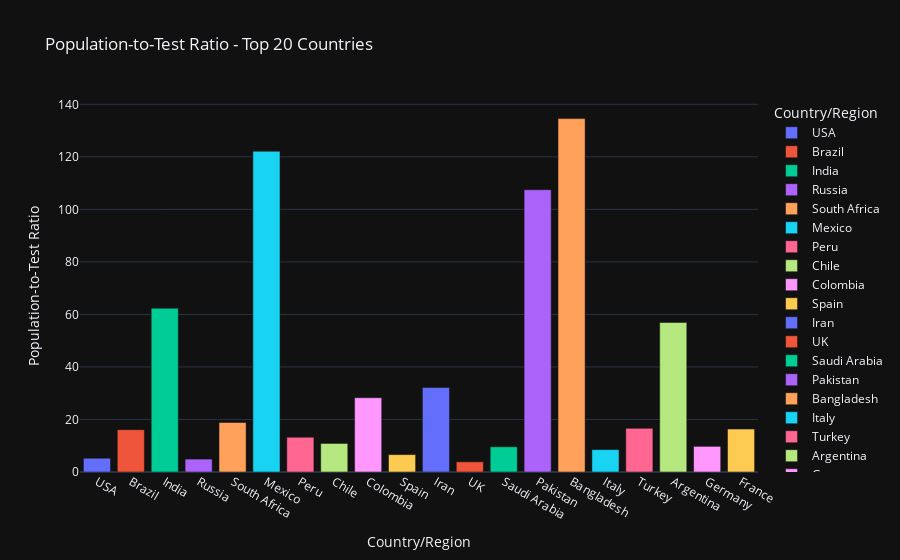

The code cell stored with this chart in its notebook:
### Code cell
#I will visualize only the top 20 countries
fig = px.bar(world_data.iloc[0:20], x= 'Country/Region', y=pop_test_ratio[0:20], color='Country/Region', title = 'Pop to test done ratio' )
# Customize the layout
fig.update_layout(
    title='Population-to-Test Ratio - Top 20 Countries',
    xaxis_title='Country/Region',
    yaxis_title='Population-to-Test Ratio',
    template='plotly_dark',
    hovermode='closest',
    bargap=0.2,
)
fig.show()

### Figure 1 — Plotly figure (JSON) as saved in the notebook; plotly's stock layout.template omitted (floating-point values rounded to 4 significant figures)
{"data": [{"alignmentgroup": "True", "hovertemplate": "Country/Region=%{x}<br>y=%{y}<extra></extra>", "legendgroup": "USA", "marker": {"color": "#636efa", "pattern": {"shape": ""}}, "name": "USA", "offsetgroup": "USA", "orientation": "v", "showlegend": true, "textposition": "auto", "type": "bar", "x": ["USA"], "xaxis": "x", "y": [5.245], "yaxis": "y"}, {"alignmentgroup": "True", "hovertemplate": "Country/Region=%{x}<br>y=%{y}<extra></extra>", "legendgroup": "Brazil", "marker": {"color": "#EF553B", "pattern": {"shape": ""}}, "name": "Brazil", "offsetgroup": "Brazil", "orientation": "v", "showlegend": true, "textposition": "auto", "type": "bar", "x": ["Brazil"], "xaxis": "x", "y": [16.11], "yaxis": "y"}, {"alignmentgroup": "True", "hovertemplate": "Country/Region=%{x}<br>y=%{y}<extra></extra>", "legendgroup": "India", "marker": {"color": "#00cc96", "pattern": {"shape": ""}}, "name": "India", "offsetgroup": "India", "orientation": "v", "showlegend": true, "textposition": "auto", "type": "bar", "x": ["India"], "xaxis": "x", "y": [62.37], "yaxis": "y"}, {"alignmentgroup": "True", "hovertemplate": "Country/Region=%{x}<br>y=%{y}<extra></extra>", "legendgroup": "Russia", "marker": {"color": "#ab63fa", "pattern": {"shape": ""}}, "name": "Russia", "offsetgroup": "Russia", "orientation": "v", "showlegend": true, "textposition": "auto", "type": "bar", "x": ["Russia"], "xaxis": "x", "y": [4.911], "yaxis": "y"}, {"alignmentgroup": "True", "hovertemplate": "Country/Region=%{x}<br>y=%{y}<extra></extra>", "legendgroup": "South Africa", "marker": {"color": "#FFA15A", "pattern": {"shape": ""}}, "name": "South Africa", "offsetgroup": "South Africa", "orientation": "v", "showlegend": true, "textposition": "auto", "type": "bar", "x": ["South Africa"], "xaxis": "x", "y": [18.85], "yaxis": "y"}, {"alignmentgroup": "True", "hovertemplate": "Country/Region=%{x}<br>y=%{y}<extra></extra>", "legendgroup": "Mexico", "marker": {"color": "#19d3f3", "pattern": {"shape": ""}}, "name": "Mexico", "offsetgroup": "Mexico", "orientation": "v", "showlegend": true, "textposition": "auto", "type": "bar", "x": ["Mexico"], "xaxis": "x", "y": [122.1], "yaxis": "y"}, {"alignmentgroup": "True", "hovertemplate": "Country/Region=%{x}<br>y=%{y}<extra></extra>", "legendgroup": "Peru", "marker": {"color": "#FF6692", "pattern": {"shape": ""}}, "name": "Peru", "offsetgroup": "Peru", "orientation": "v", "showlegend": true, "textposition": "auto", "type": "bar", "x": ["Peru"], "xaxis": "x", "y": [13.24], "yaxis": "y"}, {"alignmentgroup": "True", "hovertemplate": "Country/Region=%{x}<br>y=%{y}<extra></extra>", "legendgroup": "Chile", "marker": {"color": "#B6E880", "pattern": {"shape": ""}}, "name": "Chile", "offsetgroup": "Chile", "orientation": "v", "showlegend": true, "textposition": "auto", "type": "bar", "x": ["Chile"], "xaxis": "x", "y": [10.87], "yaxis": "y"}, {"alignmentgroup": "True", "hovertemplate": "Country/Region=%{x}<br>y=%{y}<extra></extra>", "legendgroup": "Colombia", "marker": {"color": "#FF97FF", "pattern": {"shape": ""}}, "name": "Colombia", "offsetgroup": "Colombia", "orientation": "v", "showlegend": true, "textposition": "auto", "type": "bar", "x": ["Colombia"], "xaxis": "x", "y": [28.27], "yaxis": "y"}, {"alignmentgroup": "True", "hovertemplate": "Country/Region=%{x}<br>y=%{y}<extra></extra>", "legendgroup": "Spain", "marker": {"color": "#FECB52", "pattern": {"shape": ""}}, "name": "Spain", "offsetgroup": "Spain", "orientation": "v", "showlegend": true, "textposition": "auto", "type": "bar", "x": ["Spain"], "xaxis": "x", "y": [6.619], "yaxis": "y"}, {"alignmentgroup": "True", "hovertemplate": "Country/Region=%{x}<br>y=%{y}<extra></extra>", "legendgroup": "Iran", "marker": {"color": "#636efa", "pattern": {"shape": ""}}, "name": "Iran", "offsetgroup": "Iran", "orientation": "v", "showlegend": true, "textposition": "auto", "type": "bar", "x": ["Iran"], "xaxis": "x", "y": [32.19], "yaxis": "y"}, {"alignmentgroup": "True", "hovertemplate": "Country/Region=%{x}<br>y=%{y}<extra></extra>", "legendgroup": "UK", "marker": {"color": "#EF553B", "pattern": {"shape": ""}}, "name": "UK", "offsetgroup": "UK", "orientation": "v", "showlegend": true, "textposition": "auto", "type": "bar", "x": ["UK"], "xaxis": "x", "y": [3.878], "yaxis": "y"}, {"alignmentgroup": "True", "hovertemplate": "Country/Region=%{x}<br>y=%{y}<extra></extra>", "legendgroup": "Saudi Arabia", "marker": {"color": "#00cc96", "pattern": {"shape": ""}}, "name": "Saudi Arabia", "offsetgroup": "Saudi Arabia", "orientation": "v", "showlegend": true, "textposition": "auto", "type": "bar", "x": ["Saudi Arabia"], "xaxis": "x", "y": [9.59], "yaxis": "y"}, {"alignmentgroup": "True", "hovertemplate": "Country/Region=%{x}<br>y=%{y}<extra></extra>", "legendgroup": "Pakistan", "marker": {"color": "#ab63fa", "pattern": {"shape": ""}}, "name": "Pakistan", "offsetgroup": "Pakistan", "orientation": "v", "showlegend": true, "textposition": "auto", "type": "bar", "x": ["Pakistan"], "xaxis": "x", "y": [107.5], "yaxis": "y"}, {"alignmentgroup": "True", "hovertemplate": "Country/Region=%{x}<br>y=%{y}<extra></extra>", "legendgroup": "Bangladesh", "marker": {"color": "#FFA15A", "pattern": {"shape": ""}}, "name": "Bangladesh", "offsetgroup": "Bangladesh", "orientation": "v", "showlegend": true, "textposition": "auto", "type": "bar", "x": ["Bangladesh"], "xaxis": "x", "y": [134.6], "yaxis": "y"}, {"alignmentgroup": "True", "hovertemplate": "Country/Region=%{x}<br>y=%{y}<extra></extra>", "legendgroup": "Italy", "marker": {"color": "#19d3f3", "pattern": {"shape": ""}}, "name": "Italy", "offsetgroup": "Italy", "orientation": "v", "showlegend": true, "textposition": "auto", "type": "bar", "x": ["Italy"], "xaxis": "x", "y": [8.515], "yaxis": "y"}, {"alignmentgroup": "True", "hovertemplate": "Country/Region=%{x}<br>y=%{y}<extra></extra>", "legendgroup": "Turkey", "marker": {"color": "#FF6692", "pattern": {"shape": ""}}, "name": "Turkey", "offsetgroup": "Turkey", "orientation": "v", "showlegend": true, "textposition": "auto", "type": "bar", "x": ["Turkey"], "xaxis": "x", "y": [16.61], "yaxis": "y"}, {"alignmentgroup": "True", "hovertemplate": "Country/Region=%{x}<br>y=%{y}<extra></extra>", "legendgroup": "Argentina", "marker": {"color": "#B6E880", "pattern": {"shape": ""}}, "name": "Argentina", "offsetgroup": "Argentina", "orientation": "v", "showlegend": true, "textposition": "auto", "type": "bar", "x": ["Argentina"], "xaxis": "x", "y": [56.93], "yaxis": "y"}, {"alignmentgroup": "True", "hovertemplate": "Country/Region=%{x}<br>y=%{y}<extra></extra>", "legendgroup": "Germany", "marker": {"color": "#FF97FF", "pattern": {"shape": ""}}, "name": "Germany", "offsetgroup": "Germany", "orientation": "v", "showlegend": true, "textposition": "auto", "type": "bar", "x": ["Germany"], "xaxis": "x", "y": [9.761], "yaxis": "y"}, {"alignmentgroup": "True", "hovertemplate": "Country/Region=%{x}<br>y=%{y}<extra></extra>", "legendgroup": "France", "marker": {"color": "#FECB52", "pattern": {"shape": ""}}, "name": "France", "offsetgroup": "France", "orientation": "v", "showlegend": true, "textposition": "auto", "type": "bar", "x": ["France"], "xaxis": "x", "y": [16.35], "yaxis": "y"}], "layout": {"bargap": 0.2, "barmode": "relative", "hovermode": "closest", "legend": {"title": {"text": "Country/Region"}, "tracegroupgap": 0}, "title": {"text": "Population-to-Test Ratio - Top 20 Countries"}, "xaxis": {"anchor": "y", "categoryarray": ["USA", "Brazil", "India", "Russia", "South Africa", "Mexico", "Peru", "Chile", "Colombia", "Spain", "Iran", "UK", "Saudi Arabia", "Pakistan", "Bangladesh", "Italy", "Turkey", "Argentina", "Germany", "France"], "categoryorder": "array", "domain": [0, 1], "title": {"text": "Country/Region"}}, "yaxis": {"anchor": "x", "domain": [0, 1], "title": {"text": "Population-to-Test Ratio"}}}}
